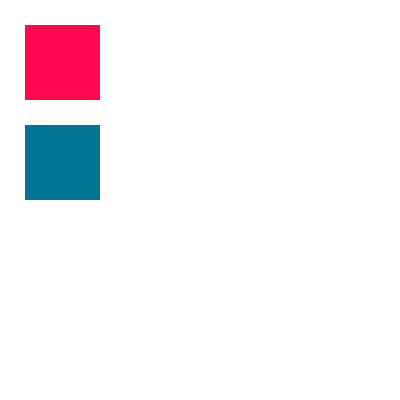
Frame 1 (no input)
Frame 60 (the mouse pressed at the canvas centre just before this capture): identical to frame 1, image omitted
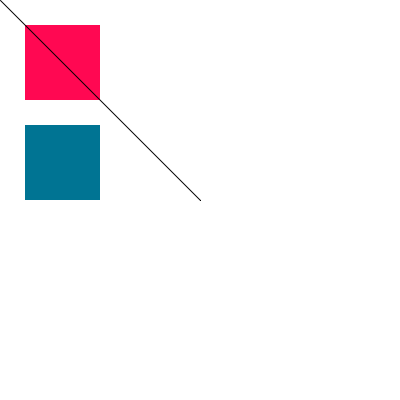
Frame 120 (the mouse held since frame 60 and released just before this capture)

The Processing sketch that drew these frames (run headless with seeded random() and noise(); from frame 60 on, the mouse is pressed at the canvas centre):

// Processing sketch: exer12_initial_proj1_template
// ── exer12_initial_proj1_template.pde
// brushcolour
color brushColor = #000000;
float strokeW = 1;

// timer that clears the drawing
int frame = 0;

// available colours
color white = #FFFFFF;
color black = #000000;
color red = #FF0852;
color green = #08FFD4;
color blue = #007493;

void setup(){
  size(400, 400);
  background(white);
  noStroke();
  
  ///////////////////////////////////// GUI buttons /////
  
  fill(red);
  rect(25, 25, 75, 75);
  
  fill(blue);
  rect(25, 125, 75, 75);
  
  ///////////////////////////////////// GUI ends ////////
}

void draw(){
  // conditions for colour picker
  if(mousePressed){
    if(mouseY > 25 && mouseY < 100 && mouseX > 25 && mouseX < 100) {
      brushColor = color(red);
    }
    if(mouseY > 125 && mouseY < 200 && mouseX > 25 && mouseX < 100) {
      brushColor = color(blue);
    }
  
  
  // attributed for the line
  stroke(brushColor);
  strokeWeight(strokeW);
  
  if (mouseX > 125){
      line(mouseX, mouseY, pmouseX, pmouseY);
    }
  }
}
